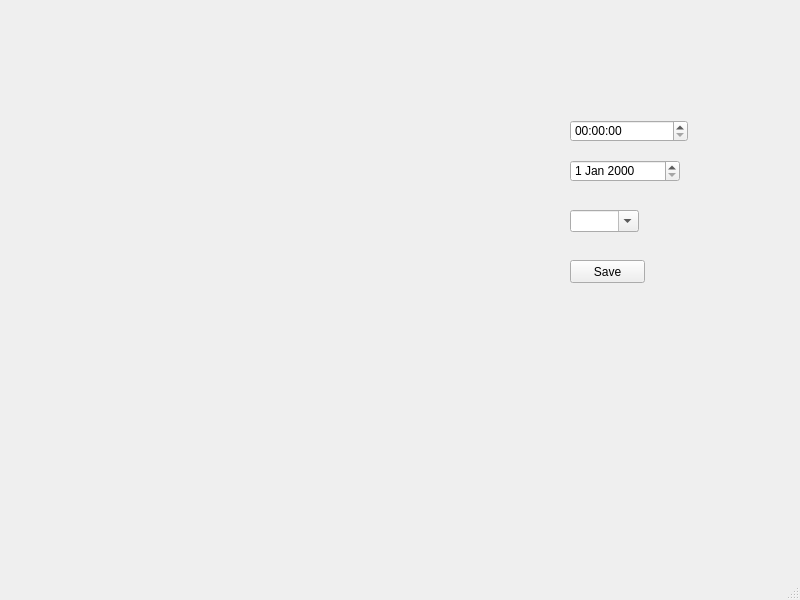
<?xml version="1.0" encoding="UTF-8"?>
<ui version="4.0">
 <class>MainWindow</class>
 <widget class="QMainWindow" name="MainWindow">
  <property name="geometry">
   <rect>
    <x>0</x>
    <y>0</y>
    <width>800</width>
    <height>600</height>
   </rect>
  </property>
  <property name="windowTitle">
   <string>MainWindow</string>
  </property>
  <widget class="QWidget" name="centralwidget">
   <widget class="QDateEdit" name="dateEdit">
    <property name="geometry">
     <rect>
      <x>570</x>
      <y>160</y>
      <width>110</width>
      <height>22</height>
     </rect>
    </property>
   </widget>
   <widget class="QTimeEdit" name="timeEdit">
    <property name="geometry">
     <rect>
      <x>570</x>
      <y>120</y>
      <width>118</width>
      <height>22</height>
     </rect>
    </property>
   </widget>
   <widget class="QComboBox" name="comboBox">
    <property name="geometry">
     <rect>
      <x>570</x>
      <y>210</y>
      <width>69</width>
      <height>22</height>
     </rect>
    </property>
    <property name="editable">
     <bool>true</bool>
    </property>
   </widget>
   <widget class="QPushButton" name="btn_save">
    <property name="geometry">
     <rect>
      <x>570</x>
      <y>260</y>
      <width>75</width>
      <height>23</height>
     </rect>
    </property>
    <property name="text">
     <string>Save</string>
    </property>
   </widget>
   <widget class="QLabel" name="main_label">
    <property name="geometry">
     <rect>
      <x>200</x>
      <y>90</y>
      <width>321</width>
      <height>231</height>
     </rect>
    </property>
    <property name="text">
     <string/>
    </property>
   </widget>
  </widget>
  <widget class="QMenuBar" name="menubar">
   <property name="geometry">
    <rect>
     <x>0</x>
     <y>0</y>
     <width>800</width>
     <height>21</height>
    </rect>
   </property>
  </widget>
  <widget class="QStatusBar" name="statusbar"/>
 </widget>
 <resources/>
 <connections/>
</ui>
